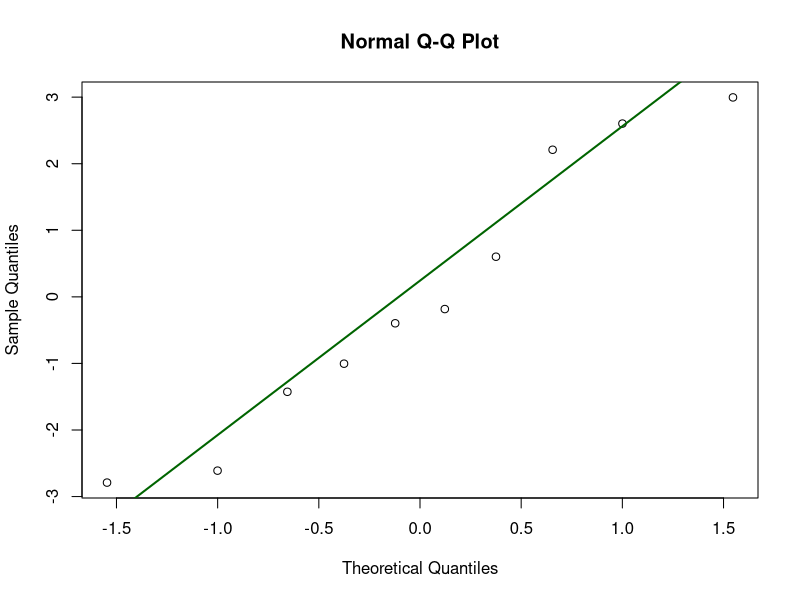
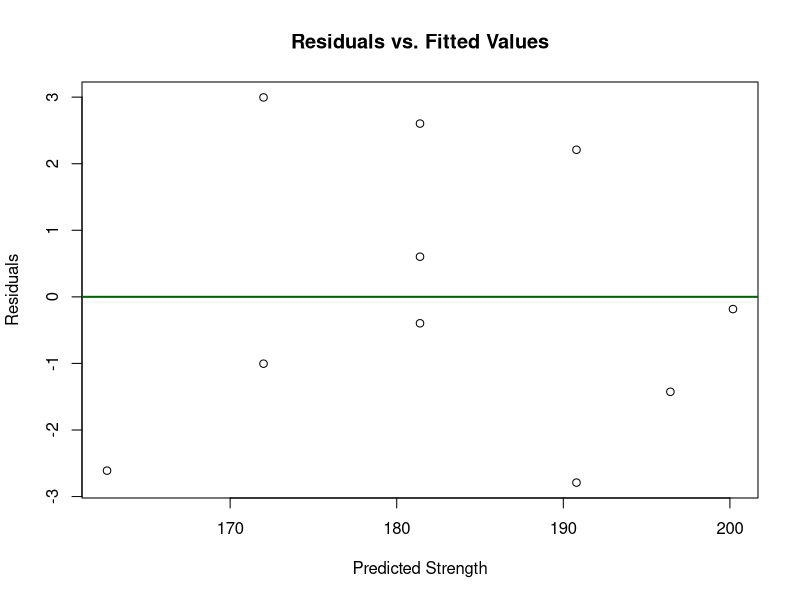
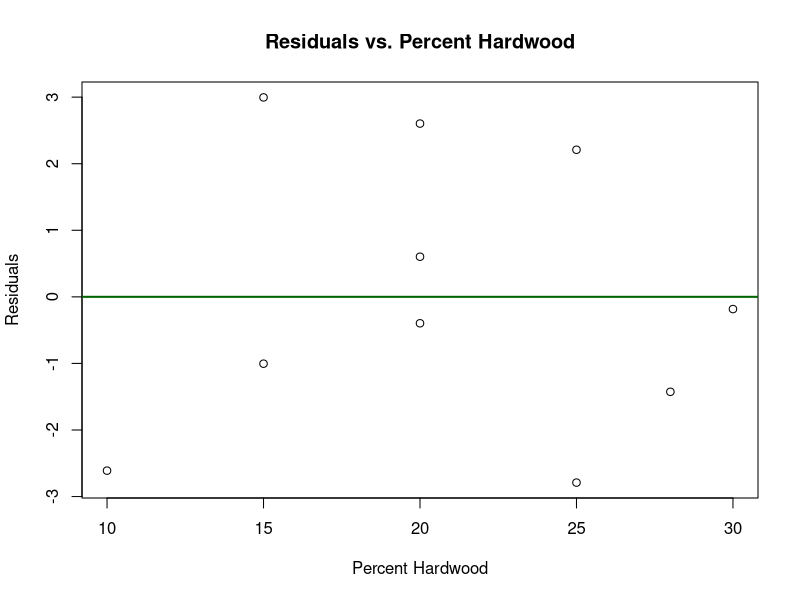
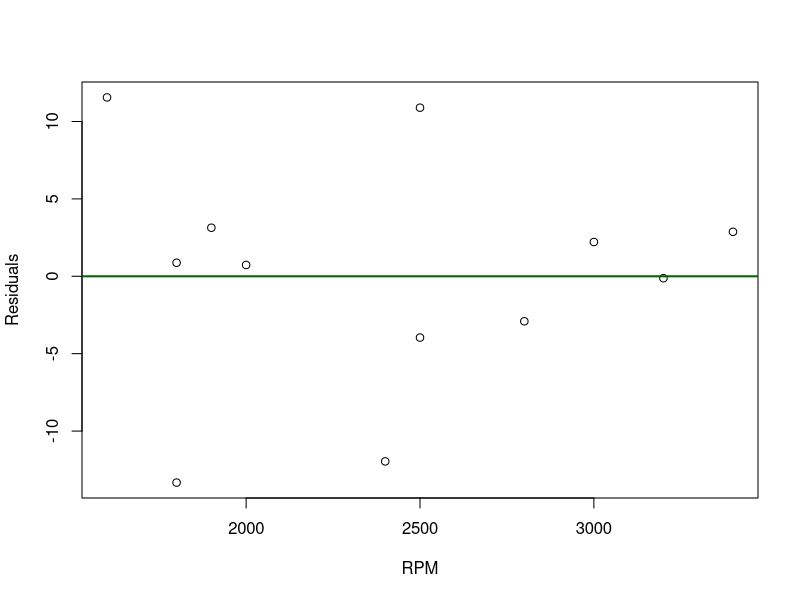
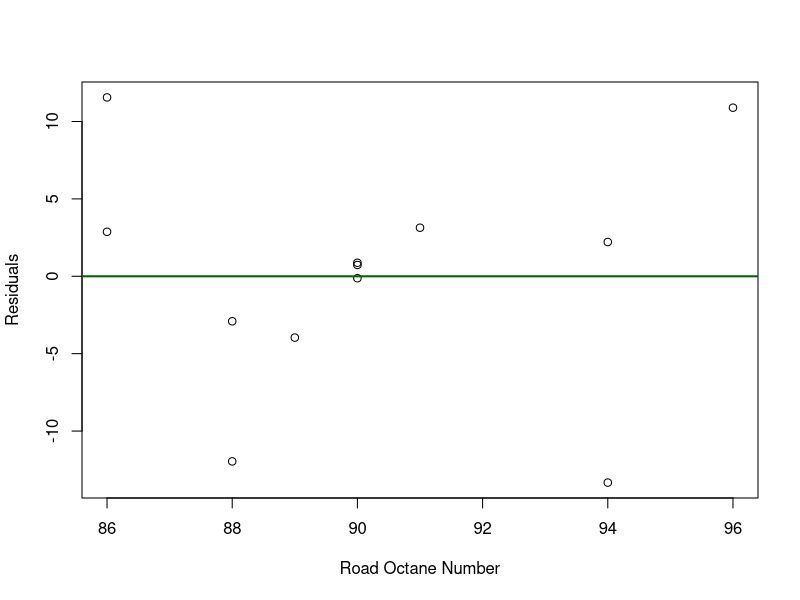
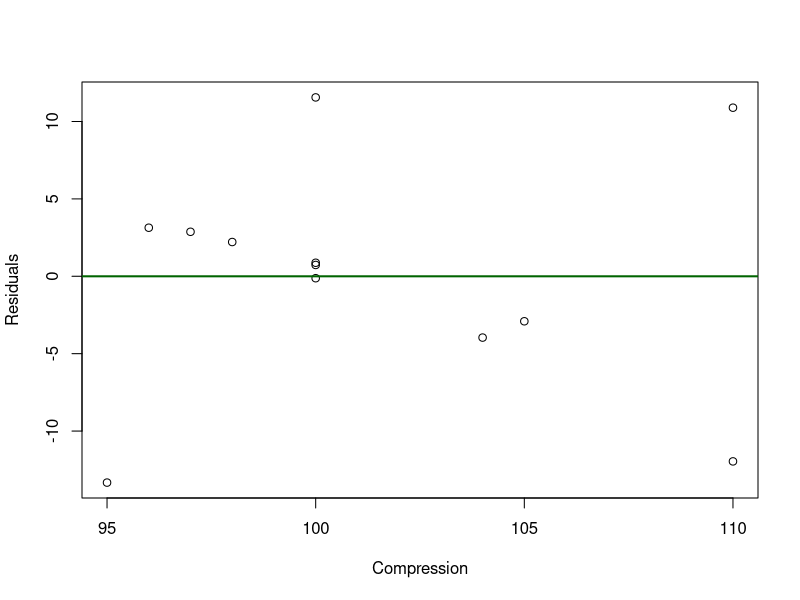

Generate these figures, in order, with R:
## ---- chunk 1
#| echo: false
paper_data <- data.frame(
  Strength = c(160, 171, 175, 182, 184, 181, 188, 193, 195, 200),
  Percent_Hardwood = c(10, 15, 15, 20, 20, 20, 25, 25, 28, 30)
)
knitr::kable(paper_data, format = "pipe", align = 'c')
## ---- chunk 2
# Import problem data
paper_data <- data.frame(
  Strength = c(160, 171, 175, 182, 184, 181, 188, 193, 195, 200),
  Percent_Hardwood = c(10, 15, 15, 20, 20, 20, 25, 25, 28, 30)
)

# Fit linear regression
p1Model <- lm(Strength ~ Percent_Hardwood, data = paper_data)
summary(p1Model)
## ---- chunk 3
confint(p1Model, level = 0.95)
## ---- chunk 4
#| echo: false
# Normal probability plot
qqnorm(residuals(p1Model))
qqline(residuals(p1Model), col = "darkgreen", lwd = 2)

# Residuals vs. fitted values
plot(fitted(p1Model), residuals(p1Model),
     xlab = "Predicted Strength",
     ylab = "Residuals",
     main = "Residuals vs. Fitted Values")
abline(h = 0, col = "darkgreen", lwd = 2)

# Residuals vs. predictor
plot(paper_data$Percent_Hardwood, residuals(p1Model),
     xlab = "Percent Hardwood",
     ylab = "Residuals",
     main = "Residuals vs. Percent Hardwood")
abline(h = 0, col = "darkgreen", lwd = 2)
## ---- chunk 5
#| echo: false
bearing_data <- data.frame(
  y = c(193, 230, 172, 91, 113, 125),
  x1 = c(1.6, 15.5, 22.0, 43.0, 33.0, 40.0),
  x2 = c(851, 816, 1058, 1201, 1357, 1115)
)
knitr::kable(bearing_data, format = "pipe", align = 'c')

## ---- chunk 6
# Import data from problem statement
bearing_data <- data.frame(
  y = c(193, 230, 172, 91, 113, 125),
  x1 = c(1.6, 15.5, 22.0, 43.0, 33.0, 40.0),
  x2 = c(851, 816, 1058, 1201, 1357, 1115)
)
# Fit a multiple linear regression model
p4Model <- lm(y ~ x1 + x2, data = bearing_data)
summary(p4Model)
## ---- chunk 7
qt(0.975, df = 3)
## ---- chunk 8
#| echo: false
engine_data <- data.frame(
  Brake_Horsepower   = c(225, 212, 229, 222, 219, 278, 246, 237, 233, 224, 223, 230),
  rpm                = c(2000, 1800, 2400, 1900, 1600, 2500, 3000, 3200, 2800, 3400, 1800, 2500),
  Road_Octane_Number = c(90, 94, 88, 91, 86, 96, 94, 90, 88, 86, 90, 89),
  Compression        = c(100, 95, 110, 96, 100, 110, 98, 100, 105, 97, 100, 104)
)
knitr::kable(engine_data, format = "pipe", align = 'c')
## ---- chunk 9
# Import data from problem statement
engine_data <- data.frame(
  Brake_Horsepower   = c(225, 212, 229, 222, 219, 278, 246, 237, 233, 224, 223, 230),
  rpm                = c(2000, 1800, 2400, 1900, 1600, 2500, 3000, 3200, 2800, 3400, 1800, 2500),
  Road_Octane_Number = c(90, 94, 88, 91, 86, 96, 94, 90, 88, 86, 90, 89),
  Compression        = c(100, 95, 110, 96, 100, 110, 98, 100, 105, 97, 100, 104)
)
# Fit a multiple linear regression model
p5Model <- lm(Brake_Horsepower ~ rpm + Road_Octane_Number + Compression,
              data = engine_data)
summary(p5Model)
## ---- chunk 10
qt(0.975, df = 8)
## ---- chunk 11
#| echo: false
plot(engine_data$rpm, residuals(p5Model),
     xlab = "RPM", ylab = "Residuals")
abline(h = 0, col = "darkgreen", lwd = 2)

plot(engine_data$Road_Octane_Number, residuals(p5Model),
     xlab = "Road Octane Number", ylab = "Residuals")
abline(h = 0, col = "darkgreen", lwd = 2)

plot(engine_data$Compression, residuals(p5Model),
     xlab = "Compression", ylab = "Residuals")
abline(h = 0, col = "darkgreen", lwd = 2)
## ---- chunk 12
#| echo: false
p10Data <- data.frame(
  y  = c(26, 24, 175, 160, 163, 55, 62, 100, 26, 30, 70, 71),
  x1 = c(1.0, 1.0, 1.5, 1.5, 1.5, 0.5, 1.5, 0.5, 1.0, 0.5, 1.0, 0.5),
  x2 = c(1.0, 1.0, 4.0, 4.0, 4.0, 2.0, 2.0, 3.0, 1.5, 1.5, 2.5, 2.5)
)
knitr::kable(p10Data, format = "pipe", align = 'c')
## ---- chunk 13
# Import data from problem statement
p10Data <- data.frame(
  y  = c(26, 24, 175, 160, 163, 55, 62, 100, 26, 30, 70, 71),
  x1 = c(1.0, 1.0, 1.5, 1.5, 1.5, 0.5, 1.5, 0.5, 1.0, 0.5, 1.0, 0.5),
  x2 = c(1.0, 1.0, 4.0, 4.0, 4.0, 2.0, 2.0, 3.0, 1.5, 1.5, 2.5, 2.5)
)
